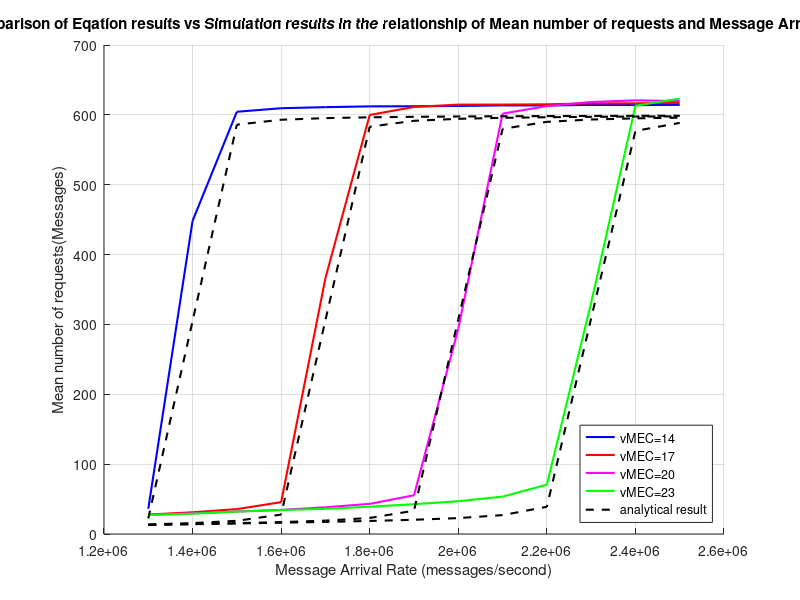

This chart was generated by the following MATLAB code:
% Define the model parameters
s = [14, 17, 20, 23]; % number of servers
mu = 1 / 0.00001; % service rate (messages per second)
K = 600; % buffer size

% Define the range of message arrival rates
lambda = 1300000:100000:2500000; % message arrival rates (messages per second)

% Calculate the utilization factor (rho, epsilon) for each s and lambda value

% Calculate the blocking probability (p_C^y) and resource usage (R_M) for each s and lambda value
p_0 = zeros(length(s), length(lambda));
p_C = zeros(length(s), length(lambda));
R_M = zeros(length(s), length(lambda));

for i = 1:length(s)
    for j = 1:length(lambda)
       
        rho(i,j) = lambda(j)/mu;
        epsilon(i,j) = lambda(j)/(s(i)*mu);    
        if (epsilon(i,j) ~= 1)
            p_0(i,j) = (rho(i,j)^s(i)/factorial(s(i))*(1-epsilon(i,j)^(K-s(i)+1))/(1-epsilon(i,j))+sum(rho(i,j).^(0:s(i)-1)./factorial(0:s(i)-1)))^-1;
        else
            p_0(i,j) = (rho(i,j)^s(i)/factorial(s(i))*(K-s(i)+1)+sum(rho(i,j).^(0:s(i)-1)./factorial(0:s(i)-1)))^-1;
        end
        mean_msg_requ(i,j)=0;
        for ii=1:s(i)
            mean_msg_requ(i,j)=mean_msg_requ(i,j)+ii*p_0(i,j)*rho(i,j)^ii/factorial(ii);
        end
        for iii=s(i)+1:K
            mean_msg_requ(i,j)=mean_msg_requ(i,j)+p_0(i,j)*iii*epsilon(i,j)^(iii-s(i))*rho(i,j)^(s(i))/factorial(s(i));
        end
    end
end

% Set the JMT simulation result points.
mean_msg_requ2 = [36.1372, 448.2709, 604.4290, 609.5042, 611.0202, 612.1450, 612.2992, 612.7632, 613.5447, 613.4673, 614.2219, 613.9967, 614.2976;
                  27.7774, 31.1058, 35.6129, 45.5727, 366.2270, 599.8439, 611.3228, 614.6429, 614.7070, 615.1051, 616.4094, 616.5185, 617.0064;
                  27.2861, 29.5792, 32.1488, 34.4917, 38.2366, 43.1211, 55.4350, 293.9357, 601.7387, 612.5882, 618.4006, 620.7390, 619.7454;
                  27.0137, 29.1379, 32.0862, 34.2656, 36.0955, 39.0952, 42.6568, 46.9772, 53.4866, 70.5881, 331.0303, 613.1030, 623.2177];

% Plot the resource usage (R_M^y) as a function of message arrival rate for each s value
figure;
hold on;
plot(lambda, mean_msg_requ2(1,:), 'b-', 'LineWidth',1.5,'MarkerSize',6);
plot(lambda, mean_msg_requ2(2,:), 'r-', 'LineWidth',1.5,'MarkerSize',6);
plot(lambda, mean_msg_requ2(3,:), 'm-', 'LineWidth',1.5,'MarkerSize',6);
plot(lambda, mean_msg_requ2(4,:), 'g-', 'LineWidth',1.5,'MarkerSize',6);
xlabel('Message Arrival Rate (messages/second)');
ylabel('Mean number of requests(Messages)');
title('Comparison of Eqation results vs Simulation results in the relationship of Mean number of requests and Message Arrival Rate')
plot(lambda, mean_msg_requ(1,:), 'k--', 'LineWidth',1.5,'MarkerSize',6);
plot(lambda, mean_msg_requ(2,:), 'k--', 'LineWidth',1.5,'MarkerSize',6);
plot(lambda, mean_msg_requ(3,:), 'k--', 'LineWidth',1.5,'MarkerSize',6);
plot(lambda, mean_msg_requ(4,:), 'k--', 'LineWidth',1.5,'MarkerSize',6);
legend('vMEC=14', 'vMEC=17', 'vMEC=20', 'vMEC=23','analytical result','Location','southeast');
grid on

